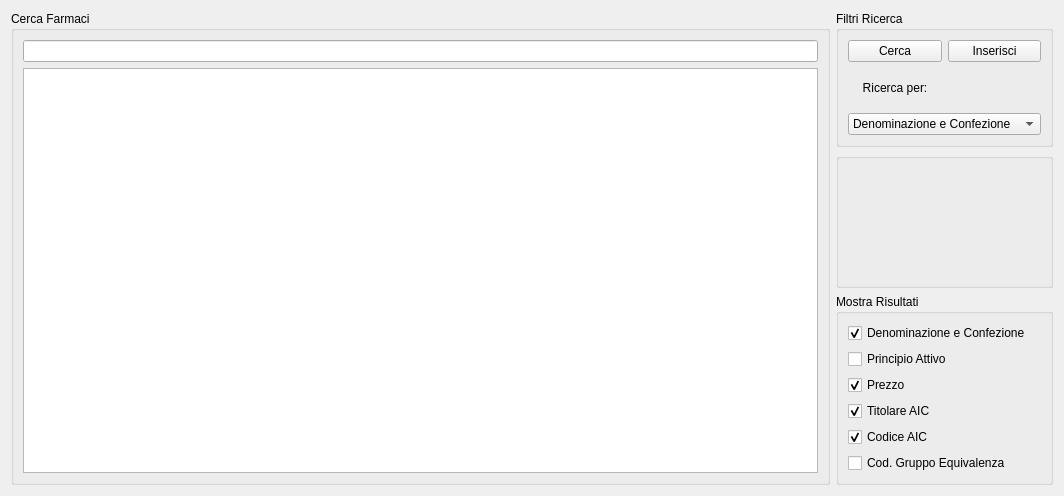
<?xml version="1.0" encoding="UTF-8"?>
<ui version="4.0">
 <class>Dialog</class>
 <widget class="QDialog" name="Dialog">
  <property name="geometry">
   <rect>
    <x>0</x>
    <y>0</y>
    <width>1064</width>
    <height>496</height>
   </rect>
  </property>
  <property name="windowTitle">
   <string>Dialog</string>
  </property>
  <layout class="QGridLayout" name="gridLayout_4">
   <item row="0" column="0">
    <layout class="QGridLayout" name="gridLayout">
     <item row="0" column="1">
      <widget class="QGroupBox" name="groupBox_filtri_ricerca">
       <property name="title">
        <string>Filtri Ricerca</string>
       </property>
       <layout class="QGridLayout" name="gridLayout_3">
        <item row="0" column="0">
         <widget class="QPushButton" name="pulsante_cerca">
          <property name="text">
           <string>Cerca</string>
          </property>
          <property name="autoDefault">
           <bool>false</bool>
          </property>
          <property name="default">
           <bool>false</bool>
          </property>
         </widget>
        </item>
        <item row="2" column="0" colspan="2">
         <widget class="QComboBox" name="comboBox">
          <item>
           <property name="text">
            <string>Denominazione e Confezione</string>
           </property>
          </item>
          <item>
           <property name="text">
            <string>Descrizione Gruppo</string>
           </property>
          </item>
          <item>
           <property name="text">
            <string>Principio Attivo</string>
           </property>
          </item>
          <item>
           <property name="text">
            <string>Titolare AIC</string>
           </property>
          </item>
          <item>
           <property name="text">
            <string>Codice AIC</string>
           </property>
          </item>
          <item>
           <property name="text">
            <string>Cod. Gruppo Equivalenza</string>
           </property>
          </item>
         </widget>
        </item>
        <item row="1" column="0">
         <widget class="QLabel" name="etichetta_filtri">
          <property name="text">
           <string>Ricerca per:</string>
          </property>
          <property name="alignment">
           <set>Qt::AlignCenter</set>
          </property>
         </widget>
        </item>
        <item row="0" column="1">
         <widget class="QPushButton" name="pushButton_inserisci">
          <property name="text">
           <string>Inserisci</string>
          </property>
          <property name="autoDefault">
           <bool>false</bool>
          </property>
          <property name="flat">
           <bool>false</bool>
          </property>
         </widget>
        </item>
       </layout>
      </widget>
     </item>
     <item row="2" column="1">
      <widget class="QGroupBox" name="groupBox_checkbox_mostra_risultati">
       <property name="title">
        <string>Mostra Risultati</string>
       </property>
       <layout class="QVBoxLayout" name="verticalLayout_2">
        <item>
         <widget class="QCheckBox" name="checkBox_Denominazione_e_Confezione">
          <property name="text">
           <string>Denominazione e Confezione</string>
          </property>
          <property name="checked">
           <bool>true</bool>
          </property>
         </widget>
        </item>
        <item>
         <widget class="QCheckBox" name="checkBox_Principio_Attivo">
          <property name="text">
           <string>Principio Attivo</string>
          </property>
          <property name="checked">
           <bool>false</bool>
          </property>
         </widget>
        </item>
        <item>
         <widget class="QCheckBox" name="checkBox_Prezzo">
          <property name="text">
           <string>Prezzo</string>
          </property>
          <property name="checked">
           <bool>true</bool>
          </property>
          <property name="tristate">
           <bool>false</bool>
          </property>
         </widget>
        </item>
        <item>
         <widget class="QCheckBox" name="checkBox_Titolare_AIC">
          <property name="text">
           <string>Titolare AIC</string>
          </property>
          <property name="checked">
           <bool>true</bool>
          </property>
         </widget>
        </item>
        <item>
         <widget class="QCheckBox" name="checkBox_Codice_AIC">
          <property name="text">
           <string>Codice AIC</string>
          </property>
          <property name="checked">
           <bool>true</bool>
          </property>
         </widget>
        </item>
        <item>
         <widget class="QCheckBox" name="checkBox_Cod_Gruppo_Equivalenza">
          <property name="text">
           <string>Cod. Gruppo Equivalenza</string>
          </property>
          <property name="checked">
           <bool>false</bool>
          </property>
         </widget>
        </item>
       </layout>
      </widget>
     </item>
     <item row="0" column="0" rowspan="3">
      <widget class="QGroupBox" name="grupBox_cerca_farmaci">
       <property name="title">
        <string>Cerca Farmaci</string>
       </property>
       <layout class="QGridLayout" name="gridLayout_2">
        <item row="0" column="0">
         <widget class="QLineEdit" name="input_ricerca">
          <property name="focusPolicy">
           <enum>Qt::StrongFocus</enum>
          </property>
          <property name="text">
           <string/>
          </property>
          <property name="clearButtonEnabled">
           <bool>false</bool>
          </property>
         </widget>
        </item>
        <item row="1" column="0">
         <widget class="QTableWidget" name="tableWidget_risultati">
          <property name="editTriggers">
           <set>QAbstractItemView::NoEditTriggers</set>
          </property>
          <property name="selectionBehavior">
           <enum>QAbstractItemView::SelectRows</enum>
          </property>
         </widget>
        </item>
       </layout>
      </widget>
     </item>
     <item row="1" column="1">
      <widget class="QGroupBox" name="groupBox_vuota">
       <property name="title">
        <string/>
       </property>
      </widget>
     </item>
    </layout>
   </item>
  </layout>
 </widget>
 <tabstops>
  <tabstop>input_ricerca</tabstop>
  <tabstop>pulsante_cerca</tabstop>
  <tabstop>pushButton_inserisci</tabstop>
  <tabstop>comboBox</tabstop>
  <tabstop>checkBox_Denominazione_e_Confezione</tabstop>
  <tabstop>checkBox_Principio_Attivo</tabstop>
  <tabstop>checkBox_Prezzo</tabstop>
  <tabstop>checkBox_Titolare_AIC</tabstop>
  <tabstop>checkBox_Codice_AIC</tabstop>
  <tabstop>checkBox_Cod_Gruppo_Equivalenza</tabstop>
 </tabstops>
 <resources/>
 <connections/>
</ui>
